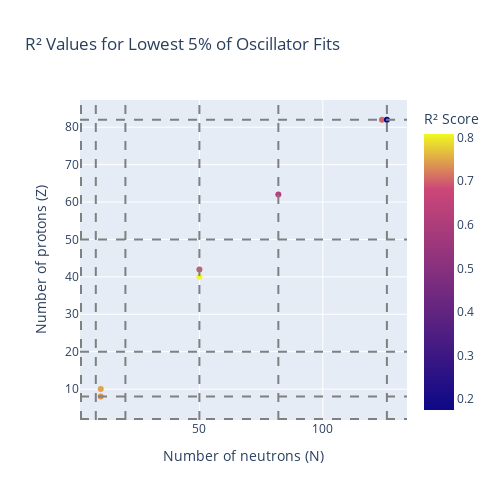

The notebook cell saved with this chart:
### Code cell
fig = px.scatter(get_worst_r2(oscillators, stdevs_r2[1]).reset_index(), 
          x='n',
          y='z', 
          color='r2',
          title='R² Values for Lowest 5% of Oscillator Fits',
          labels={'z': 'Number of protons (Z)', 'n': 'Number of neutrons (N)', 'r2': 'R² Score'},
          color_continuous_scale=[(0,'#0d0887'), (0.8,'#cc4778'), (1,'#f0f921')],
          height=500,
          width=500)

magic_numbers_n = [2, 8, 20, 50, 82, 126]
magic_numbers_z = [2, 8, 20, 50, 82]

for i, m in enumerate(magic_numbers_n):
    fig.add_vline(x=m, line_dash="dash", line_color="gray", name="Magic numbers" if i==0 else None)

for i, m in enumerate(magic_numbers_z):
    fig.add_hline(y=m, line_dash="dash", line_color="gray")


fig.show()

### Figure 1 — Plotly figure (JSON) as saved in the notebook; plotly's stock layout.template omitted (floating-point values rounded to 4 significant figures)
{"data": [{"hovertemplate": "Number of neutrons (N)=%{x}<br>Number of protons (Z)=%{y}<br>R² Score=%{marker.color}<extra></extra>", "legendgroup": "", "marker": {"color": [0.7358, 0.7478, 0.8083, 0.6943, 0.6232, 0.706, 0.175], "coloraxis": "coloraxis", "symbol": "circle"}, "mode": "markers", "name": "", "orientation": "v", "showlegend": false, "type": "scatter", "x": [10, 10, 50, 50, 82, 124, 126], "xaxis": "x", "y": [8, 10, 40, 42, 62, 82, 82], "yaxis": "y"}], "layout": {"coloraxis": {"colorbar": {"title": {"text": "R² Score"}}, "colorscale": [[0, "#0d0887"], [0.8, "#cc4778"], [1, "#f0f921"]]}, "height": 500, "legend": {"tracegroupgap": 0}, "shapes": [{"line": {"color": "gray", "dash": "dash"}, "name": "Magic numbers", "type": "line", "x0": 2, "x1": 2, "xref": "x", "y0": 0, "y1": 1, "yref": "y domain"}, {"line": {"color": "gray", "dash": "dash"}, "type": "line", "x0": 8, "x1": 8, "xref": "x", "y0": 0, "y1": 1, "yref": "y domain"}, {"line": {"color": "gray", "dash": "dash"}, "type": "line", "x0": 20, "x1": 20, "xref": "x", "y0": 0, "y1": 1, "yref": "y domain"}, {"line": {"color": "gray", "dash": "dash"}, "type": "line", "x0": 50, "x1": 50, "xref": "x", "y0": 0, "y1": 1, "yref": "y domain"}, {"line": {"color": "gray", "dash": "dash"}, "type": "line", "x0": 82, "x1": 82, "xref": "x", "y0": 0, "y1": 1, "yref": "y domain"}, {"line": {"color": "gray", "dash": "dash"}, "type": "line", "x0": 126, "x1": 126, "xref": "x", "y0": 0, "y1": 1, "yref": "y domain"}, {"line": {"color": "gray", "dash": "dash"}, "type": "line", "x0": 0, "x1": 1, "xref": "x domain", "y0": 2, "y1": 2, "yref": "y"}, {"line": {"color": "gray", "dash": "dash"}, "type": "line", "x0": 0, "x1": 1, "xref": "x domain", "y0": 8, "y1": 8, "yref": "y"}, {"line": {"color": "gray", "dash": "dash"}, "type": "line", "x0": 0, "x1": 1, "xref": "x domain", "y0": 20, "y1": 20, "yref": "y"}, {"line": {"color": "gray", "dash": "dash"}, "type": "line", "x0": 0, "x1": 1, "xref": "x domain", "y0": 50, "y1": 50, "yref": "y"}, {"line": {"color": "gray", "dash": "dash"}, "type": "line", "x0": 0, "x1": 1, "xref": "x domain", "y0": 82, "y1": 82, "yref": "y"}], "title": {"text": "R² Values for Lowest 5% of Oscillator Fits"}, "width": 500, "xaxis": {"anchor": "y", "domain": [0, 1], "title": {"text": "Number of neutrons (N)"}}, "yaxis": {"anchor": "x", "domain": [0, 1], "title": {"text": "Number of protons (Z)"}}}}
